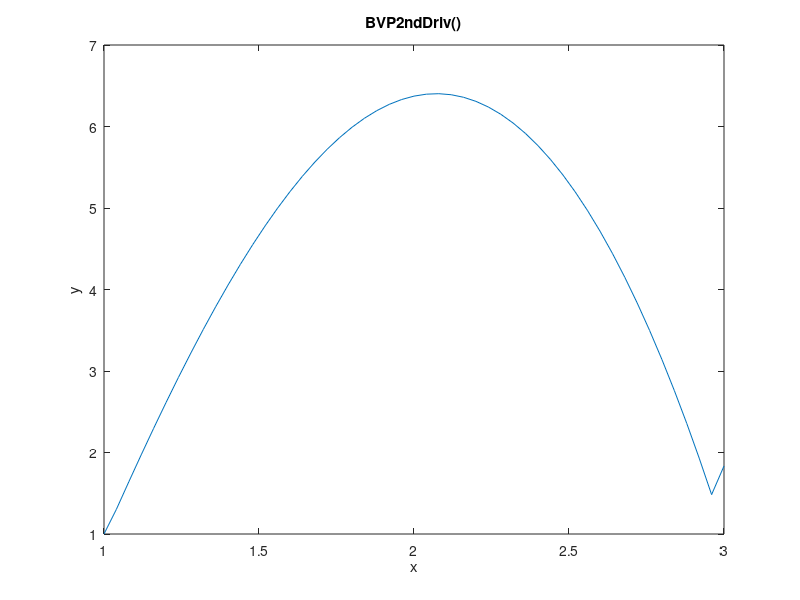

Here is the MATLAB script that generated this plot:
% ch11_17.m
% Written by Jeong Ye Ji
% Commented by Choe Hyeong Jin

clear all;

function [x,y] = BVP2ndDriv(pOFx, qOFx, rOFx, a, b, Ya, Db, n)
  h=(b-a)/n;
  x=a:h:b;
  y=zeros(1,n+1);
  ys=zeros(1,n-1);
  c=zeros(1,n-1);
  a=zeros(n-1,n-1);

  for i=1:n-1
    c(1,i)=rOFx(x(i))*2*h*h;
  end

  a(1,1)=-(4-2*h*h*qOFx(x(2)));
  a(1,2)=2+h*pOFx(x(2));
  c(1,1)=c(1,1)-(2-h*pOFx(x(2)));
    
  for i=2:n-2
    a(i,i-1)=2-h*pOFx(x(i+1));
    a(i,i)=-(4-2*h*h*qOFx(x(i+1)));
    a(i,i+1)=2+h*pOFx(x(i+1));
  end
    
  a(n-1,n-2) = 2-h*pOFx(x(n));
  a(n-1,n-1) = -(4-2*h*h*qOFx(x(n)));
  c(1,n-1) = c(1,n-1)-(2+h*pOFx(x(n)));

  ys=c*inv(a);

  y(1,1)=Ya;
  for i=2:n
    y(1,i)=ys(1,i-1);
  end
  y(1,n+1) = 2*h*Db + y(1,49);    
end

[x,y] = BVP2ndDriv(@(x) 1/x,@(x) 0,@(x) -10, 1, 3, 1, -1.2, 50);
plot(x,y);
title("BVP2ndDriv()");
xlabel("x");
ylabel("y");
